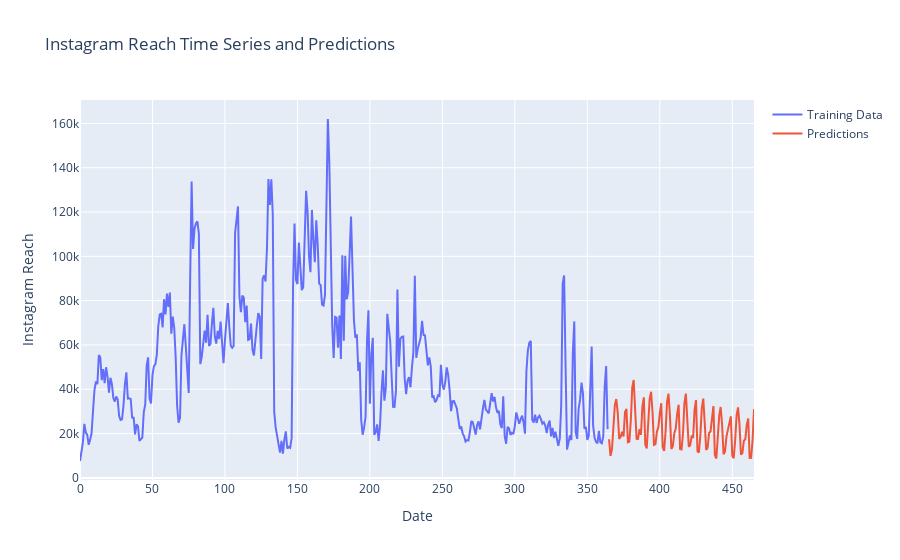

Write notebook code for a chart like this one.
### Code cell
# get predictions and visualize them


predictions = model.predict(len(df), len(df)+100)

trace_train = go.Scatter(x=df.index, 
                         y=df["Instagram reach"], 
                         mode="lines", 
                         name="Training Data")
trace_pred = go.Scatter(x=predictions.index, 
                        y=predictions, 
                        mode="lines", 
                        name="Predictions")

layout = go.Layout(title="Instagram Reach Time Series and Predictions", 
                   xaxis=dict(title="Date"), 
                   yaxis=dict(title="Instagram Reach"))

fig = go.Figure(data=[trace_train, trace_pred], layout=layout)
fig.show()

### Figure 1 — Plotly figure (JSON) as saved in the notebook; plotly's stock layout.template omitted (floating-point values rounded to 4 significant figures; data arrays with more than 128 entries replaced by an {"elided": "..."} marker saying what was removed)
{"data": [{"mode": "lines", "name": "Training Data", "type": "scatter", "x": {"elided": "365 int values"}, "y": {"elided": "365 int values"}}, {"mode": "lines", "name": "Predictions", "type": "scatter", "x": [365, 366, 367, 368, 369, 370, 371, 372, 373, 374, 375, 376, 377, 378, 379, 380, 381, 382, 383, 384, 385, 386, 387, 388, 389, 390, 391, 392, 393, 394, 395, 396, 397, 398, 399, 400, 401, 402, 403, 404, 405, 406, 407, 408, 409, 410, 411, 412, 413, 414, 415, 416, 417, 418, 419, 420, 421, 422, 423, 424, 425, 426, 427, 428, 429, 430, 431, 432, 433, 434, 435, 436, 437, 438, 439, 440, 441, 442, 443, 444, 445, 446, 447, 448, 449, 450, 451, 452, 453, 454, 455, 456, 457, 458, 459, 460, 461, 462, 463, 464, 465], "y": [17440.0, 9951.0, 12750.0, 21200.0, 32790.0, 35580.0, 29350.0, 17600.0, 18520.0, 20850.0, 18750.0, 29690.0, 31160.0, 16060.0, 16380.0, 25920.0, 40830.0, 44160.0, 33080.0, 17660.0, 17620.0, 22000.0, 19430.0, 32130.0, 36360.0, 15080.0, 13280.0, 23980.0, 35510.0, 38860.0, 29600.0, 14910.0, 15240.0, 20820.0, 22780.0, 29030.0, 33690.0, 13960.0, 12140.0, 21010.0, 34220.0, 38050.0, 28320.0, 13080.0, 14210.0, 20050.0, 22230.0, 28980.0, 33010.0, 13040.0, 12870.0, 20020.0, 33780.0, 38020.0, 27590.0, 14070.0, 14690.0, 19110.0, 18070.0, 30790.0, 35120.0, 11990.0, 11480.0, 19310.0, 31550.0, 35810.0, 25010.0, 12650.0, 13570.0, 20280.0, 20930.0, 28230.0, 32440.0, 10350.0, 8739.0, 18240.0, 28050.0, 31980.0, 23940.0, 10680.0, 11940.0, 18620.0, 21420.0, 24240.0, 27750.0, 9976.0, 8861.0, 16970.0, 28160.0, 31790.0, 23900.0, 10470.0, 11200.0, 16780.0, 17450.0, 23960.0, 26770.0, 9015.0, 9047.0, 16780.0, 31100.0]}], "layout": {"title": {"text": "Instagram Reach Time Series and Predictions"}, "xaxis": {"title": {"text": "Date"}}, "yaxis": {"title": {"text": "Instagram Reach"}}}}
